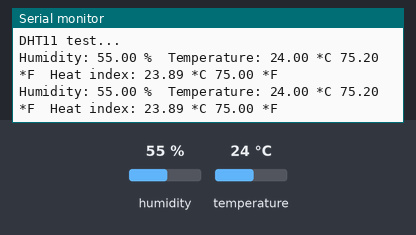
The sketch below on a simulated Arduino Uno, built with avr-gcc and run on an emulated ATmega328P. On the bench: the last lines printed to the serial monitor. The inputs (shaded band) are chosen by the test bench; at power-on: humidity 55 %, temperature 24 °C.

Above: at 4.8 s.
4.9 s: humidity set to 22 %
At 6.4 s:
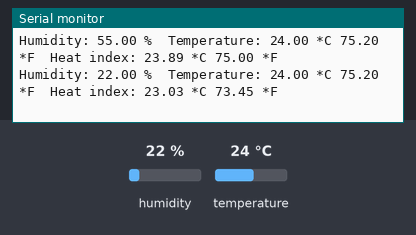
7.9 s: temperature set to 12 °C
At 9.4 s:
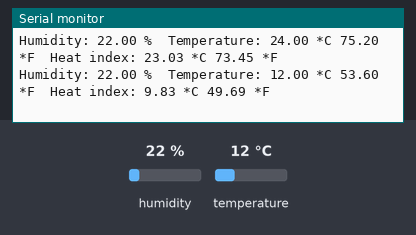
10.9 s: humidity set to 40 %
At 12.8 s:
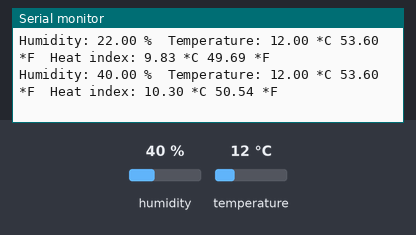
13.9 s: temperature set to 28 °C
At 14.6 s:
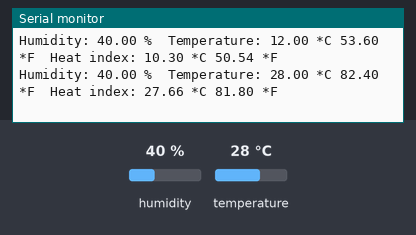
Timing chart, 0 to 16.9 s (numbered marks = the images above; inputs shaded):
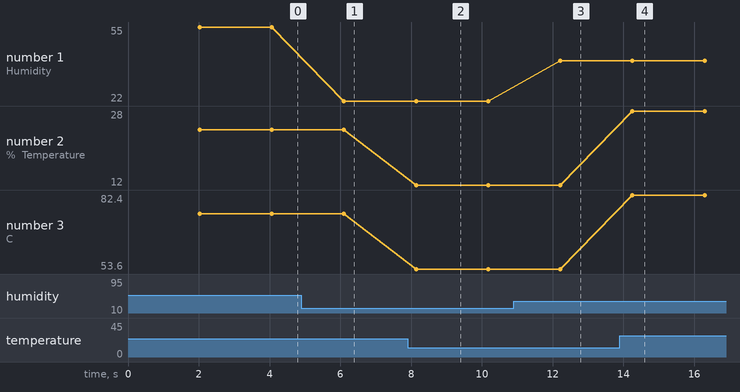

Measured:
- after the input at 4.9 s, the serial monitor: prints a new line after 1.2 s (image 1)
- after the input at 7.9 s, the serial monitor: prints a new line after 0.24 s (image 2)
- after the input at 10.9 s, the serial monitor: prints a new line after 1.3 s (image 3)
- after the input at 13.9 s, the serial monitor: prints a new line after 0.36 s (image 4)
- plotted number 1: 55 → 22 after the input at 4.9 s, 22 → 40 after the input at 10.9 s
- plotted number 2: 24 → 12 after the input at 7.9 s, 12 → 28 after the input at 13.9 s
- plotted number 3: 75.2 → 53.6 after the input at 7.9 s, 53.6 → 82.4 after the input at 13.9 s

The sketch:

dht22.ino
```cpp
#include "DHT.h"

#define DHTPIN 2
#define DHTTYPE DHT11

DHT dht(DHTPIN, DHTTYPE);

void setup() {
  Serial.begin(9600);
  Serial.println("DHT11 test...");

  dht.begin();
}

void loop() {
  delay(2000);

  float h = dht.readHumidity();
  float t = dht.readTemperature();
  float f = dht.readTemperature(true);

  if(isnan(h) || isnan(t) || isnan(f) ) {
    Serial.println("Failed to read from DHT sensor.");
    return;
  }

  // Compute heat index in Fahrenheit (the default)
   float hif = dht.computeHeatIndex(f, h);
   // Compute heat index in Celsius (isFahreheit = false)
   float hic = dht.computeHeatIndex(t, h, false);
   Serial.print ("Humidity: ");
   Serial.print (h);
   Serial.print (" %\t");
   Serial.print ("Temperature: ");
   Serial.print (t);
   Serial.print (" *C ");
   Serial.print (f);
   Serial.print (" *F\t");
   Serial.print ("Heat index: ");
   Serial.print (hic);
   Serial.print (" *C ");
   Serial.print (hif);
   Serial.println (" *F");
}
```
